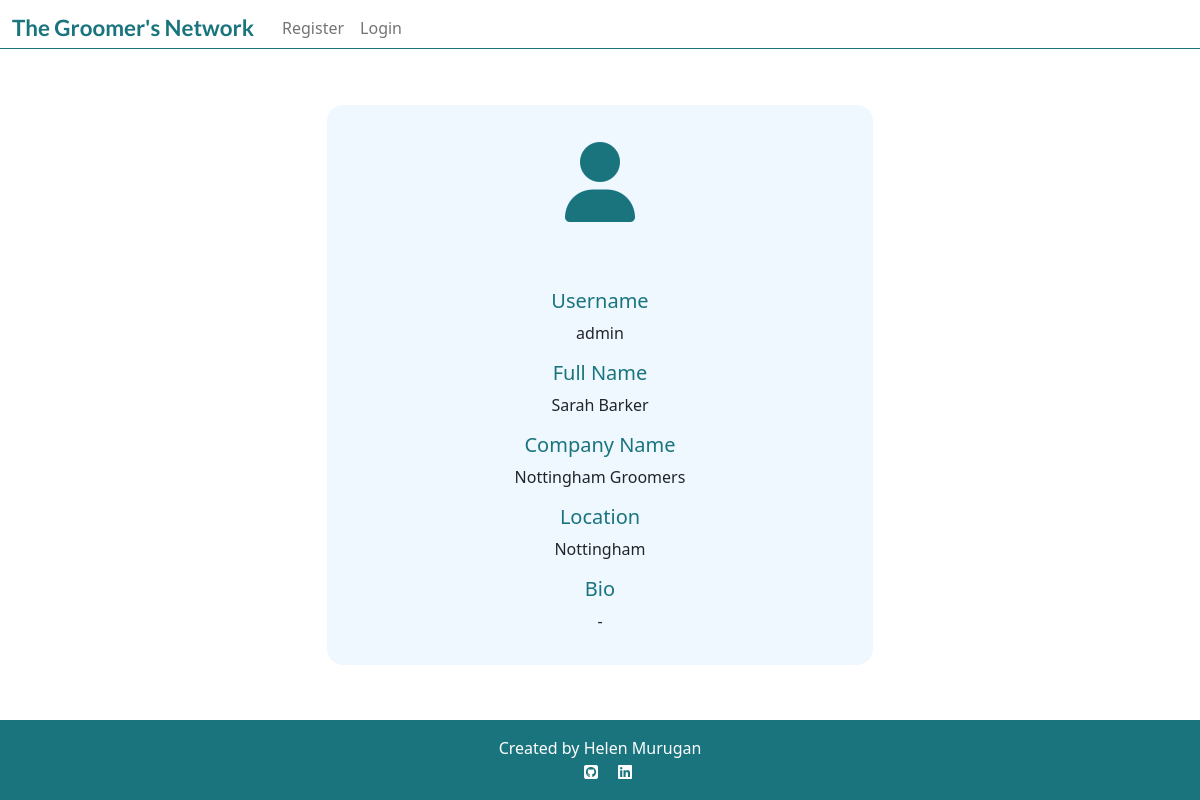
Before: /user_profile/profile/admin/ with the older database file.
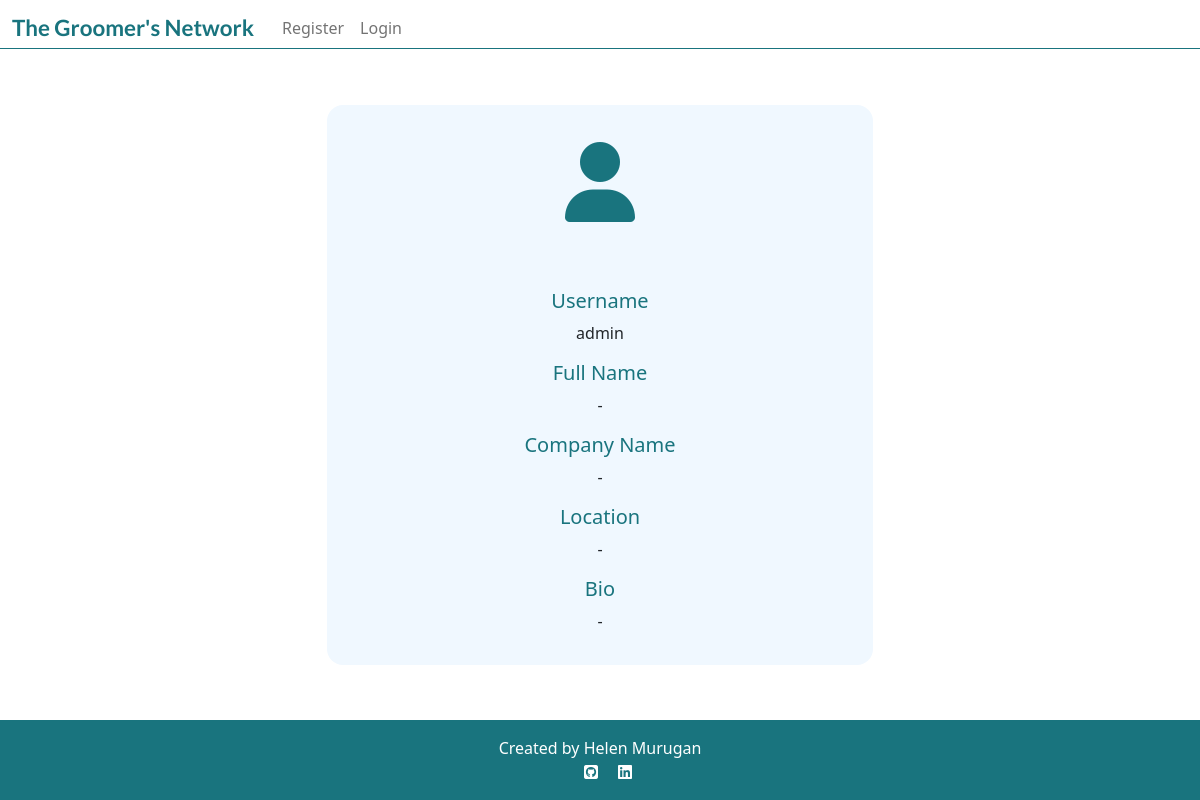
After: the same page with the newer database file.
### user_profile/models.py (models this page shows)
class Profile(models.Model):
    user = models.OneToOneField(
        User,
        on_delete=models.CASCADE,
        related_name='profile',
        verbose_name='User',
    )
    full_name = models.CharField(
        max_length=50,
        blank=True,
        null=True,
        verbose_name='Full name',
        default='',
    )
    company_name = models.CharField(
        blank=True,
        null=True,
        max_length=30,
        default='',
    )
    location = models.CharField(
        blank=True,
        null=True,
        max_length=30,
        default='',
    )
    bio = models.TextField(
        blank=True,
        null=True,
        max_length=1000,
        default='',
    )

### user_profile/views.py (the view)
def get_user_profile(request, username):
    user = User.objects.get(username=username)
    user_profile = get_object_or_404(Profile, user=user)
    return render(
        request,
        'user_profile.html',
        {"user_profile": user_profile}
    )

### templates/user_profile.html
{% extends 'base.html' %}
{% load crispy_forms_tags %}
{% block content %}
<section>
    <div class="container my-5">
        <div class="row justify-content-center">
            <div class="col-md-8 col-lg-6">
                <div class="profile-card">
                    <div class="text-center">
                        <p class="card-body teal-text big-fa"><i class="fa-solid fa-user"></i></p>
                    </div>
                    <div class=card-body>
                        <div class="text-center">
                            <h5 class="mb-2 teal-text">Username</h5>
                            <p>{{user_profile.user.username}}</p>
                            <h5 class="mb-2 teal-text">Full Name</h5>
                                {% if user_profile.full_name %}
                                    <p>{{user_profile.full_name}}</p>
                                {% else %}
                                    <p>-</p>
                                {% endif %}
                            <h5 class="mb-2 teal-text">Company Name</h5>
                                {% if user_profile.company_name %}
                                    <p>{{user_profile.company_name}}</p>
                                {% else %}
                                    <p>-</p>
                                {% endif %}
                            <h5 class="mb-2 teal-text">Location</h5>
                                {% if user_profile.location %}
                                    <p>{{user_profile.location}}</p>
                                {% else %}
                                    <p>-</p>
                                {% endif %}
                            <h5 class="mb-2 teal-text">Bio</h5>
                                {% if user.bio %}
                                    <p>{{user.bio | safe }}</p>
                                {% else %}
                                    <p>-</p>
                                {% endif %}
                        </div>
                    </div>
                </div>
            </div>
        </div>
    </div>
</section>
{% endblock %}

### templates/base.html (shortened to what this page needs)
{% load static %}
<!DOCTYPE html>
<html lang="en" class="h-100">
<head>
    <link rel="stylesheet" href="https://cdnjs.cloudflare.com/ajax/libs/font-awesome/5.15.3/css/all.min.css">
    <link href="https://cdn.jsdelivr.net/npm/bootstrap@5.0.1/dist/css/bootstrap.min.css" rel="stylesheet"
>
    <link rel="stylesheet" href="{% static 'css/style.css' %}">
</head>
<body class="d-flex flex-column h-100">
    <nav class="navbar navbar-expand-lg navbar-light nav-bg">
        <div class="container-fluid line">
            {% if user.is_authenticated %}
            <a class="navbar-brand" href="{% url 'home' %}"><span class="brand">The Groomer's Network</span></a>
            {% else %}
            <span class="brand">The Groomer's Network</span>
            {% endif %}
            <div class="collapse navbar-collapse" id="navbarText">
                <ul class="navbar-nav me-auto mb-2 mb-lg-0">
                    {% if user.is_authenticated %}
                    <li class="nav-item">
                        <a class="nav-link {% block nav_home %}{% endblock %}" aria-current="page" href="{% url 'home' %}">Home</a>
                    </li>
                    <li class="nav-item">
                        <a class="nav-link {% block nav_event %}{% endblock %}" href="{% url 'event' %}">Events</a>
                    </li>
                    <li class="nav-item">
                        <a class="nav-link {% block nav_profile %}{% endblock %}" href="{% url 'my_profile' user=request.user %}">My Profile</a>
                    </li>
                    <li class="nav-item">
                        <a class="nav-link {% block nav_logout %}{% endblock %}" href="{% url 'account_logout' %}">Logout</a>
                    </li>
                    {% else %}
                    <li class="nav-item">
                        <a class="nav-link {% block nav_signup %}{% endblock %}" href="{% url 'account_signup' %}">Register</a>
                    </li>
                    <li class="nav-item">
                        <a class="nav-link {% block nav_login %}{% endblock %}" href="{% url 'account_login' %}">Login</a>
                    </li>
                    {% endif %}
                </ul>
            </div>
        </div>
    </nav>
    <main class="flex-shrink-0 main-bg">
        {% block content %}
        {% endblock content %}
    </main>
    <footer class="footer mt-auto py-3 teal-bg">
        <p class="m-0 text-center text-white">Created by Helen Murugan</p>
        <p class="m-0 text-center text-white">
            <a href="https://github.com/helenmurugan" target="_blank" aria-label="GitHub"><i class="fa-brands fa-square-github ms-3 icon-white"></i></a>
            <a href="https://www.linkedin.com/in/helenmurugan/" target="_blank" aria-label="LinkedIn"><i class="fa-brands fa-linkedin ms-3 icon-white"></i></a>
        </p>
    </footer>
</body>
</html>

### static/css/style.css (style rules this page uses)
.line { border-bottom: 1px solid #19747E; }
.brand { font-family: Lato, sans-serif; font-size: 1.4rem; font-weight: 700; color: #19747E; margin-right: 20px; }
.teal-text { color: #19747E }
.profile-card { background-color: aliceblue; border-radius: 1rem; }
.big-fa { font-size: 5rem; }
.teal-bg { background: #19747E }
.icon-white { color: white; }

Changed rows visible on the page:
changed Profile "admin": full_name "Sarah Barker" → (not shown); company_name "Nottingham Groomers" → (not shown); location "Nottingham" → (not shown)
